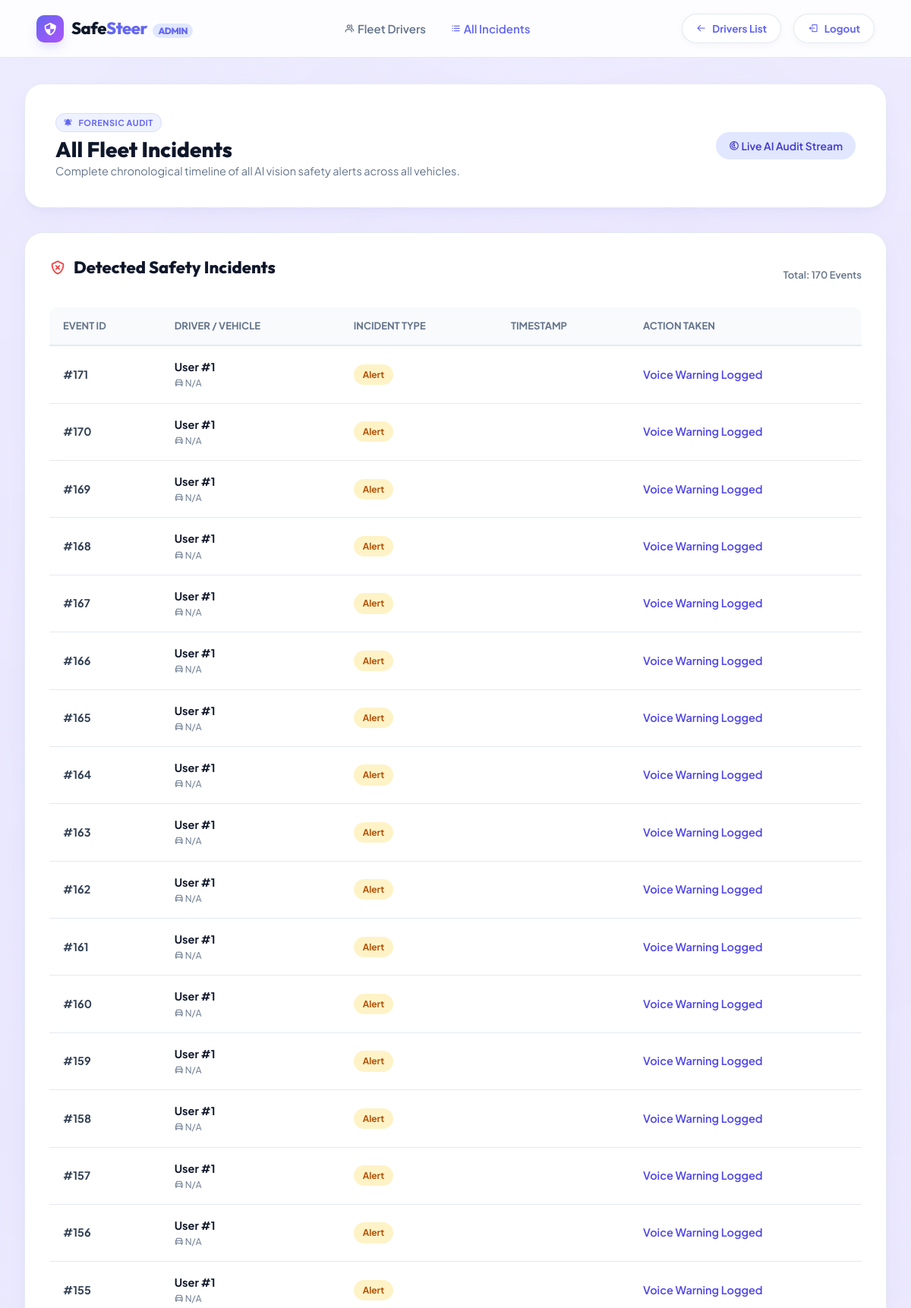
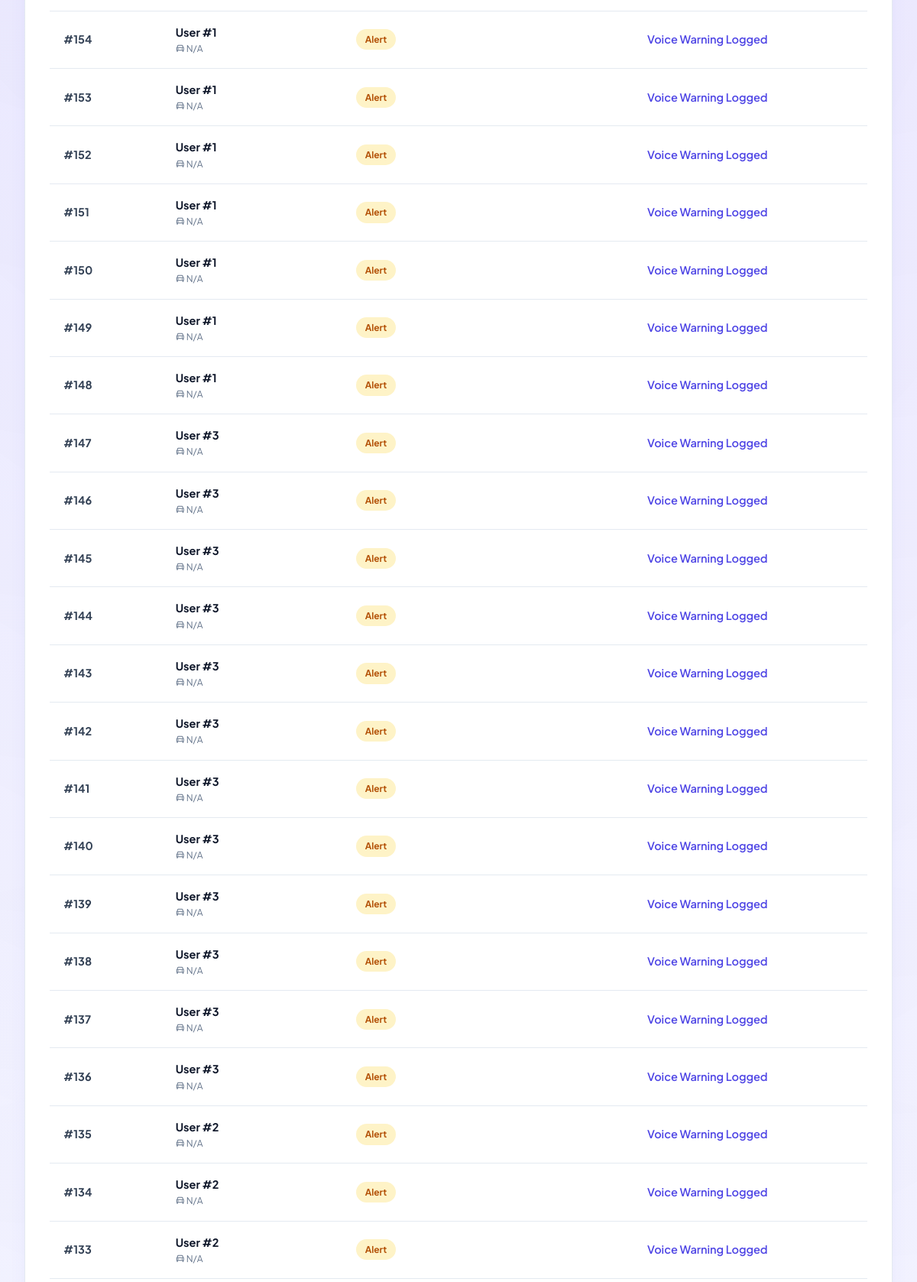
The app's page /admin/incidents (signed in, upper part) with its own data (2 pictures, top to bottom).
### tables this page shows
CREATE TABLE "incidents" (
                id INTEGER PRIMARY KEY AUTOINCREMENT,
                user_id INTEGER NOT NULL,
                type TEXT NOT NULL,
                timestamp TIMESTAMP DEFAULT CURRENT_TIMESTAMP,
                FOREIGN KEY(user_id) REFERENCES users(id)
            );

### app.py (the view)
@app.route("/admin/incidents")
def admin_incidents():
    if session.get("role") != "admin":
        return redirect(url_for("index"))
    conn = get_conn()
    cur = conn.cursor()
    cur.execute(
        "SELECT incidents.*, users.username, users.vehicle_no "
        "FROM incidents JOIN users ON incidents.user_id = users.id "
        "ORDER BY timestamp DESC"
    )
    incidents = cur.fetchall()
    conn.close()
    return render_template("admin_incidents.html", incidents=incidents)

### db.py (called while the page is built)
def get_conn():
    conn = sqlite3.connect(DB_PATH)
    conn.row_factory = sqlite3.Row
    return conn

### templates/admin_incidents.html (shortened to what this page needs)
<!DOCTYPE html>
<html lang="en">
<head>
  <link href="https://unpkg.com/boxicons@2.1.4/css/boxicons.min.css" rel="stylesheet"/>
  <link rel="stylesheet" href="{{ url_for('static', filename='style.css') }}">
</head>
<body style="background-color: #f8faff;">
  <header class="site-header">
    <a href="{{ url_for('admin_dashboard') }}" class="brand-logo">
      <div class="logo-icon"><i class='bx bx-shield-quarter'></i></div>
      <span>Safe<span>Steer</span> <span style="font-size:12px; font-weight:800; padding:2px 7px; background:#e0e7ff; color:#6366f1; border-radius:999px; margin-left:4px;">ADMIN</span></span>
    </a>
    <nav class="nav-links" id="navLinks">
      <a href="{{ url_for('admin_dashboard') }}"><i class='bx bx-group'></i> Fleet Drivers</a>
      <a href="{{ url_for('admin_incidents') }}" class="active"><i class='bx bx-list-ul'></i> All Incidents</a>
    </nav>
    <div class="header-actions">
      <a href="{{ url_for('admin_dashboard') }}" class="btn-pill secondary" style="padding: 8px 18px; font-size: 13.5px;">
        <i class='bx bx-arrow-back'></i> Drivers List
      </a>
      <a href="{{ url_for('logout') }}" class="btn-pill secondary" style="padding: 8px 18px; font-size: 13.5px;">
        <i class='bx bx-log-out'></i> Logout
      </a>
    </div>
  </header>
  <main class="dashboard-container">
    <div class="dashboard-hero-card">
      <div>
        <div class="pill-badge" style="margin-bottom:6px; font-size:11px; padding:3px 10px;">
          <i class='bx bxs-bell-ring'></i> FORENSIC AUDIT
        </div>
        <h2 style="font-size: 28px;">All Fleet Incidents</h2>
        <p style="color:var(--text-muted); font-size:14.5px;">Complete chronological timeline of all AI vision safety alerts across all vehicles.</p>
      </div>
      <div>
        <span class="tag-chip" style="font-size: 14px; padding: 8px 16px; background:#e0e7ff; color:#4338ca;">
          <i class='bx bx-radar'></i> Live AI Audit Stream
        </span>
      </div>
    </div>
    <div class="table-card">
      <div style="display:flex; justify-content:space-between; align-items:center; margin-bottom: 20px;">
        <h3><i class='bx bx-shield-x' style="color:#ef4444;"></i> Detected Safety Incidents</h3>
        <span style="font-size:13px; color:var(--text-muted); font-weight:600;">Total: {{ incidents|length }} Events</span>
      </div>
      {% if incidents %}
      <div class="table-responsive">
        <table class="styled-table">
          <thead>
            <tr>
              <th>Event ID</th>
              <th>Driver / Vehicle</th>
              <th>Incident Type</th>
              <th>Timestamp</th>
              <th>Action Taken</th>
            </tr>
          </thead>
          <tbody>
            {% for inc in incidents %}
            <tr>
              <td style="font-weight: 700;">#{{ inc['id'] }}</td>
              <td>
                <div style="font-weight:700; color:var(--text-main);">
                  {{ inc['username'] if 'username' in inc else ('User #' ~ inc['user_id']) }}
                </div>
                <div style="font-size:12px; color:var(--text-muted);">
                  <i class='bx bx-car'></i> {{ inc['vehicle_no'] if 'vehicle_no' in inc else 'N/A' }}
                </div>
              </td>
              <td>
                {% set itype = inc['type'] if 'type' in inc else (inc['incident_type'] if 'incident_type' in inc else 'Alert') %}
                {% if 'Drowsiness' in itype %}
                  <span class="status-badge warning"><i class='bx bx-error-circle'></i> {{ itype }}</span>
                {% elif 'Phone' in itype %}
                  <span class="status-badge danger"><i class='bx bx-mobile-vibration'></i> {{ itype }}</span>
                {% elif 'Unresponsive' in itype %}
                  <span class="status-badge danger" style="background:#fee2e2; color:#b91c1c;"><i class='bx bx-alarm-exclamation'></i> {{ itype }}</span>
                {% else %}
                  <span class="status-badge warning">{{ itype }}</span>
                {% endif %}
              </td>
              <td style="color:var(--text-muted); white-space: nowrap;">
              </td>
              <td>
                {% if 'Unresponsive' in itype %}
                  <span style="color:#b91c1c; font-weight:700;">Siren & Rescue Team Triggered</span>
                {% else %}
                  <span style="color:#4f46e5; font-weight:600;">Voice Warning Logged</span>
                {% endif %}
              </td>
            </tr>
            {% endfor %}
          </tbody>
        </table>
      </div>
      {% endif %}
    </div>
  </main>
</body>
</html>

### records on screen
incidents: id "171", user "User #1", inc "N/A", itype "Alert", shows "Voice Warning Logged"
incidents: id "170", user "User #1", inc "N/A", itype "Alert", shows "Voice Warning Logged"
incidents: id "169", user "User #1", inc "N/A", itype "Alert", shows "Voice Warning Logged"
incidents: id "168", user "User #1", inc "N/A", itype "Alert", shows "Voice Warning Logged"
incidents: id "167", user "User #1", inc "N/A", itype "Alert", shows "Voice Warning Logged"
incidents: id "166", user "User #1", inc "N/A", itype "Alert", shows "Voice Warning Logged"
incidents: id "165", user "User #1", inc "N/A", itype "Alert", shows "Voice Warning Logged"
incidents: id "164", user "User #1", inc "N/A", itype "Alert", shows "Voice Warning Logged"
incidents: id "163", user "User #1", inc "N/A", itype "Alert", shows "Voice Warning Logged"
incidents: id "162", user "User #1", inc "N/A", itype "Alert", shows "Voice Warning Logged"
incidents: id "161", user "User #1", inc "N/A", itype "Alert", shows "Voice Warning Logged"
incidents: id "160", user "User #1", inc "N/A", itype "Alert", shows "Voice Warning Logged"
incidents: id "159", user "User #1", inc "N/A", itype "Alert", shows "Voice Warning Logged"
incidents: id "158", user "User #1", inc "N/A", itype "Alert", shows "Voice Warning Logged"
incidents: id "157", user "User #1", inc "N/A", itype "Alert", shows "Voice Warning Logged"
incidents: id "156", user "User #1", inc "N/A", itype "Alert", shows "Voice Warning Logged"
incidents: id "155", user "User #1", inc "N/A", itype "Alert", shows "Voice Warning Logged"
incidents: id "154", user "User #1", inc "N/A", itype "Alert", shows "Voice Warning Logged"
incidents: id "153", user "User #1", inc "N/A", itype "Alert", shows "Voice Warning Logged"
incidents: id "152", user "User #1", inc "N/A", itype "Alert", shows "Voice Warning Logged"
incidents: id "151", user "User #1", inc "N/A", itype "Alert", shows "Voice Warning Logged"
incidents: id "150", user "User #1", inc "N/A", itype "Alert", shows "Voice Warning Logged"
incidents: id "149", user "User #1", inc "N/A", itype "Alert", shows "Voice Warning Logged"
incidents: id "148", user "User #1", inc "N/A", itype "Alert", shows "Voice Warning Logged"
incidents: id "147", user "User #3", inc "N/A", itype "Alert", shows "Voice Warning Logged"
incidents: id "146", user "User #3", inc "N/A", itype "Alert", shows "Voice Warning Logged"
incidents: id "145", user "User #3", inc "N/A", itype "Alert", shows "Voice Warning Logged"
incidents: id "144", user "User #3", inc "N/A", itype "Alert", shows "Voice Warning Logged"
incidents: id "143", user "User #3", inc "N/A", itype "Alert", shows "Voice Warning Logged"
incidents: id "142", user "User #3", inc "N/A", itype "Alert", shows "Voice Warning Logged"
incidents: id "141", user "User #3", inc "N/A", itype "Alert", shows "Voice Warning Logged"
incidents: id "140", user "User #3", inc "N/A", itype "Alert", shows "Voice Warning Logged"
incidents: id "139", user "User #3", inc "N/A", itype "Alert", shows "Voice Warning Logged"
incidents: id "138", user "User #3", inc "N/A", itype "Alert", shows "Voice Warning Logged"
incidents: id "137", user "User #3", inc "N/A", itype "Alert", shows "Voice Warning Logged"
incidents: id "136", user "User #3", inc "N/A", itype "Alert", shows "Voice Warning Logged"
incidents: id "135", user "User #2", inc "N/A", itype "Alert", shows "Voice Warning Logged"
incidents: id "134", user "User #2", inc "N/A", itype "Alert", shows "Voice Warning Logged"
incidents: id "133", user "User #2", inc "N/A", itype "Alert", shows "Voice Warning Logged"

### other values on screen
{{ incidents|length }} "170"
